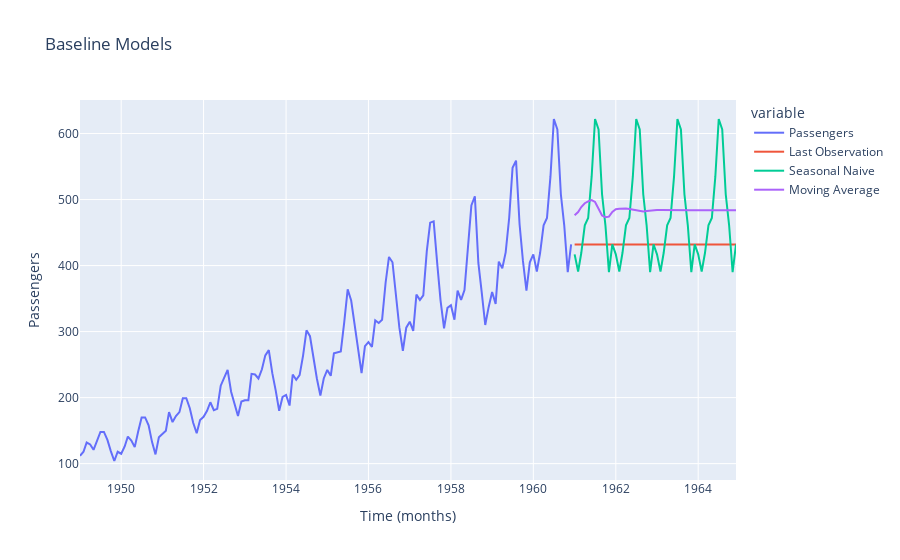

The notebook cell saved with this chart:
### Markdown cell above
## Moving Average Method

### Code cell
def moving_average_forecast(data, window_size, horizon): #!
    for i in range(horizon):
        forecast = data[-window_size:].mean()
        data = np.concatenate([data, [forecast]])
    return data[-horizon:]

df_forecast['Moving Average'] = moving_average_forecast(data, window_size=12, horizon=horizon)

fig = pd.concat([df_passengers, df_forecast]).plot(title='Baseline Models')
fig = fig.update_layout(xaxis_title='Time (months)', yaxis_title='Passengers')
fig

### Figure 1 — Plotly figure (JSON) as saved in the notebook; plotly's stock layout.template omitted (floating-point values rounded to 4 significant figures; data arrays with more than 128 entries replaced by an {"elided": "..."} marker saying what was removed)
{"data": [{"hovertemplate": "variable=Passengers<br>index=%{x}<br>value=%{y}<extra></extra>", "legendgroup": "Passengers", "line": {"color": "#636efa", "dash": "solid"}, "marker": {"symbol": "circle"}, "mode": "lines", "name": "Passengers", "orientation": "v", "showlegend": true, "type": "scatter", "x": {"elided": "192 str values"}, "xaxis": "x", "y": {"elided": "192 int values"}, "yaxis": "y"}, {"hovertemplate": "variable=Last Observation<br>index=%{x}<br>value=%{y}<extra></extra>", "legendgroup": "Last Observation", "line": {"color": "#EF553B", "dash": "solid"}, "marker": {"symbol": "circle"}, "mode": "lines", "name": "Last Observation", "orientation": "v", "showlegend": true, "type": "scatter", "x": {"elided": "192 str values"}, "xaxis": "x", "y": {"elided": "192 int values"}, "yaxis": "y"}, {"hovertemplate": "variable=Seasonal Naive<br>index=%{x}<br>value=%{y}<extra></extra>", "legendgroup": "Seasonal Naive", "line": {"color": "#00cc96", "dash": "solid"}, "marker": {"symbol": "circle"}, "mode": "lines", "name": "Seasonal Naive", "orientation": "v", "showlegend": true, "type": "scatter", "x": {"elided": "192 str values"}, "xaxis": "x", "y": {"elided": "192 int values"}, "yaxis": "y"}, {"hovertemplate": "variable=Moving Average<br>index=%{x}<br>value=%{y}<extra></extra>", "legendgroup": "Moving Average", "line": {"color": "#ab63fa", "dash": "solid"}, "marker": {"symbol": "circle"}, "mode": "lines", "name": "Moving Average", "orientation": "v", "showlegend": true, "type": "scatter", "x": {"elided": "192 str values"}, "xaxis": "x", "y": {"elided": "192 float values"}, "yaxis": "y"}], "layout": {"autosize": true, "legend": {"title": {"text": "variable"}, "tracegroupgap": 0}, "title": {"text": "Baseline Models"}, "xaxis": {"anchor": "y", "autorange": true, "domain": [0, 1], "range": ["1949-01-01", "1964-12-01"], "title": {"text": "Time (months)"}, "type": "date"}, "yaxis": {"anchor": "x", "autorange": true, "domain": [0, 1], "range": [75.22, 650.8], "title": {"text": "Passengers"}, "type": "linear"}}}
